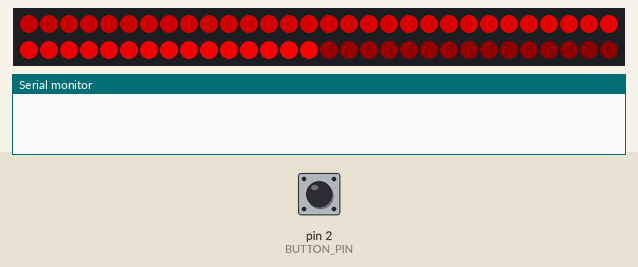
Recording of a sketch running on a simulated Arduino Uno, built with avr-gcc and run on an emulated ATmega328P. Shown: 60 RGB LEDs in strip order, left to right, continuing on the next row, the last lines printed to the serial monitor. The inputs (shaded band) are chosen by the test bench; at power-on: pin 2 (BUTTON_PIN) HIGH. Dim RGB values are drawn brighter than linear.

Above: at 3.8 s.
3.9 s: pin 2 (BUTTON_PIN) pulled LOW for 1.85 s
At 6.3 s:
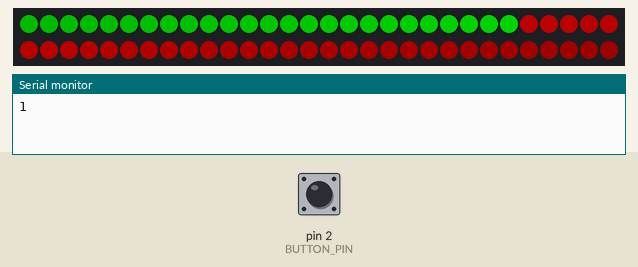
8.2 s: pin 2 (BUTTON_PIN) pulled LOW for 1.85 s
At 9.6 s:
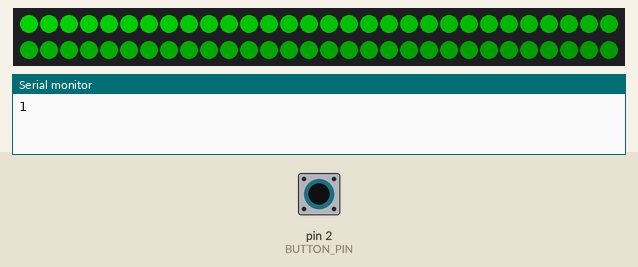
12.5 s: pin 2 (BUTTON_PIN) pulled LOW for 3.2 s
At 14.1 s:
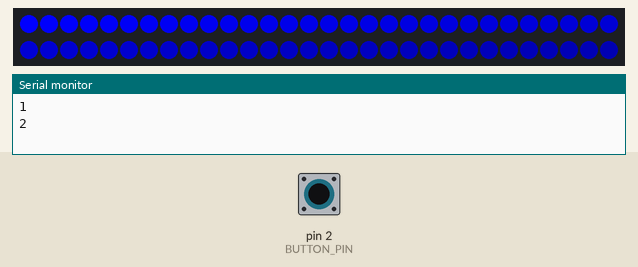
18.2 s: pin 2 (BUTTON_PIN) pulled LOW for 1.85 s
At 19.8 s:
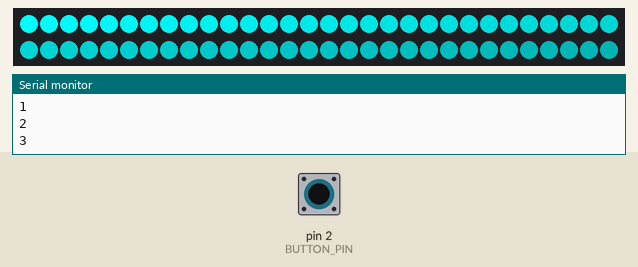
22.2 s: pin 2 (BUTTON_PIN) pulled LOW for 1.85 s
At 23.9 s:
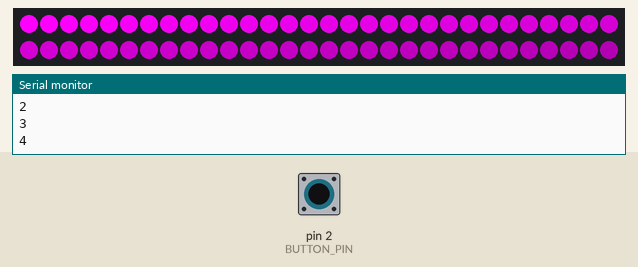
26.2 s: pin 2 (BUTTON_PIN) pulled LOW for 3.2 s
At 28.3 s:
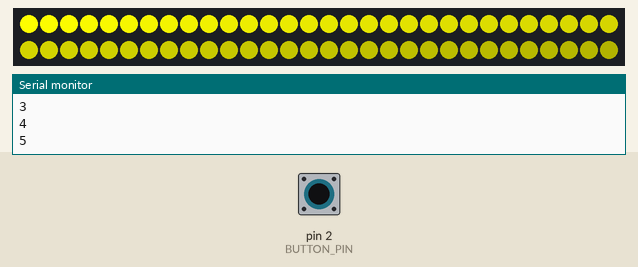

The sketch:

GPT_Cylon_complete.ino
```cpp
#include <FastLED.h>

#define LED_PIN 6       // Pin where the LED strip is connected
#define NUM_LEDS 60     // Number of LEDs in the strip
#define BUTTON_PIN 2    // Pin where the button is connected
#define BRIGHTNESS 255  // Max LED brightness

CRGB leds[NUM_LEDS];

int currentEffect = 0;  // Track the current LED effect
bool pressed = false;
//unsigned long lastDebounceTime = 0;
//unsigned long debounceDelay = 50;
//int lastButtonState = LOW;

void setup() {
  // Initialize LED strip
  FastLED.addLeds<WS2812B, LED_PIN, GRB>(leds, NUM_LEDS);
  FastLED.setBrightness(BRIGHTNESS);

  // Initialize button
  pinMode(BUTTON_PIN, INPUT);  // Use internal pull-up resistor

  Serial.begin(9600);  // Optional: for debugging
}

void loop() {
  checkButton();  // Check if the button is pressed

  // Switch between 7 Cylon effects for different colors
  switch (currentEffect) {
    case 0: cylonEffect(CRGB::Red); break;
    case 1: cylonEffect(CRGB::Green); break;
    case 2: cylonEffect(CRGB::Blue); break;
    case 3: cylonEffect(CRGB::Cyan); break;
    case 4: cylonEffect(CRGB::Magenta); break;
    case 5: cylonEffect(CRGB::Yellow); break;
    case 6: cylonEffect(CRGB::White); break;
    case 7: cylonRainbow(); break;
    default: cylonEffect(CRGB::Red); break;  // Default effect
  }

  FastLED.show();  // Display the LED pattern
  delay(30);       // Adjust delay for the desired speed of effect
}

/*void checkButton() {
  int buttonState = digitalRead(BUTTON_PIN);

  if (buttonState != lastButtonState) {
    lastDebounceTime = millis();
  }

  if ((millis() - lastDebounceTime) > debounceDelay) {
    if (buttonState == LOW && !buttonPressed) {  // Button is pressed (active-low)
      currentEffect = (currentEffect + 1) % 8;   // Cycle through 8 effects
      buttonPressed = true;
    } else if (buttonState == HIGH) {
      buttonPressed = false;  // Reset button state when released
    }
  }

  lastButtonState = buttonState;
}*/

void checkButton() {
  bool currentState = digitalRead(BUTTON_PIN);

  if (currentState == pressed) {
    while (digitalRead(BUTTON_PIN) == pressed) {}
    currentEffect = (currentEffect + 1) % 8;   // Cycle through 8 effects
    Serial.println(currentEffect);
    delay(100);
  }
}

// Cylon effect that moves a light back and forth
void cylonEffect(CRGB color) {
  static uint8_t hue = 0;

  // Slide the LED in one direction
  for (int i = 0; i < NUM_LEDS; i++) {
    leds[i] = color;  // Set the LED to the specified color
    FastLED.show();   // Show the LEDs
    fadeAll();        // Fade all LEDs gradually
    delay(10);        // Adjust the speed of the Cylon effect
  }

  // Slide the LED in the opposite direction
  for (int i = NUM_LEDS - 1; i >= 0; i--) {
    leds[i] = color;  // Set the LED to the specified color
    FastLED.show();   // Show the LEDs
    fadeAll();        // Fade all LEDs gradually
    delay(10);        // Adjust the speed of the Cylon effect
  }
}

// Fade all LEDs slightly to simulate trailing effect
void fadeAll() {
  for (int i = 0; i < NUM_LEDS; i++) {
    leds[i].nscale8(250);  // Gradual fading of LEDs
  }
}

void cylonRainbow() {
  static uint8_t hue = 0;

  // First slide the LED in one direction
  for (int i = 0; i < NUM_LEDS; i++) {
    leds[i] = CHSV(hue++, 255, 255);  // Set the LED to the current hue
    FastLED.show();                   // Show the LEDs
    fadeAll();                        // Fade all LEDs gradually
    delay(10);                        // Adjust the speed of the Cylon effect
  }

  // Then slide the LED in the other direction
  for (int i = NUM_LEDS - 1; i >= 0; i--) {
    leds[i] = CHSV(hue++, 255, 255);  // Set the LED to the current hue
    FastLED.show();                   // Show the LEDs
    fadeAll();                        // Fade all LEDs gradually
    delay(10);                        // Adjust the speed of the Cylon effect
  }
}
```
